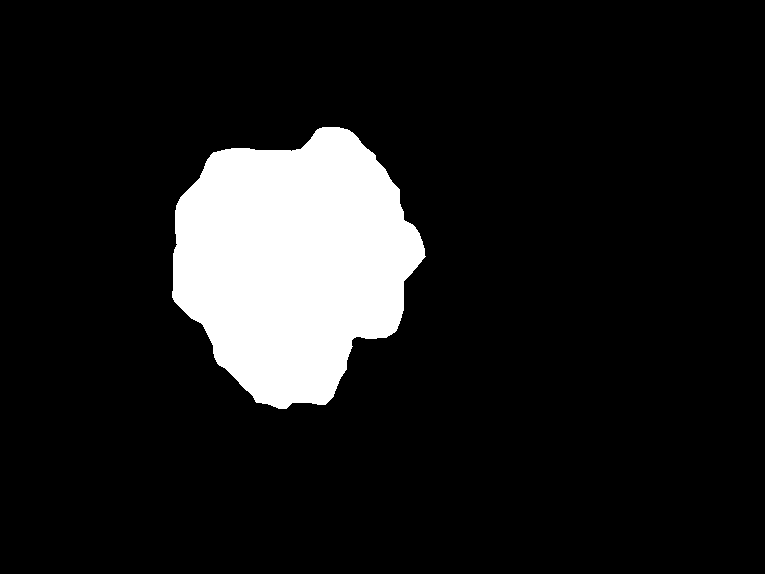
#> input picture openLab/a2.bmp, 765 x 574 px
$ python main.py
#> lines starting #> are read from the running program, lines starting #| are printed output that depends on the picture; after the words box and inside, x2 and y2 are one past the last pixel; in counts of white or black regions, pixels touching at a corner belong together
### openLab/Blob.py
import cv2 as cv
import numpy as np
import math as m


class Blob:
    # Area of a BLOB is the number of pixels the BLOB consists of.
    label = 0

    def __init__(self):
        Blob.label = Blob.label + 1
        self.eccentricity = 0
        self.ratio1 = 0  # MinorAxisLength / MajorAxisLength
        self.ratio2 = 0  # Perimeter / Area
        self.Label = Blob.label

    def extractfeature(self, image):
        res = image[:]
        ret, thresh = cv.threshold(res, 127, 255, 0)
        contours, hierarchy = cv.findContours(thresh, cv.RETR_TREE, cv.CHAIN_APPROX_NONE )  #(thresh, 1, 2)
        cnt = contours[0]
        area = cv.contourArea(cnt)
        perimeter = cv.arcLength(cnt, True)

        (x, y), radius = cv.minEnclosingCircle(cnt)
        center = (int(x), int(y))
        radius = int(radius)

        self.ratio2 = 2 * np.pi * radius / perimeter

        ellipse = cv.fitEllipse(cnt)
        (x, y), (Major, minor), angle = ellipse
        MA = max(Major, minor)
        ma = min(Major, minor)
        self.ratio1 = MA / ma
        a = MA/2
        b = ma/2
        c = m.sqrt(m.pow(a,2) - m.pow(b,2))
        e = c/a


        self.eccentricity = e

        return [area , perimeter, MA, ma, e]

    def features(self):
        return [self.eccentricity, self.ratio1, self.ratio2, self.Label]

    def findobjects(self, image, features):
        labels = []
        feat = np.array(features, float)
        res = image[:]
        ret, thresh = cv.threshold(res, 127, 255, 0)
        contours, hierarchy = cv.findContours(thresh, cv.RETR_TREE, cv.CHAIN_APPROX_NONE)  # (thresh, 1, 2)
        labels = []
        for cnt in contours:
            area = cv.contourArea(cnt)
            perimeter = cv.arcLength(cnt, True)

            (x, y), radius = cv.minEnclosingCircle(cnt)
            center = (int(x), int(y))
            radius = int(radius)

            self.ratio2 = 2 * np.pi * radius / perimeter

            ellipse = cv.fitEllipse(cnt)
            (x, y), (Major, minor), angle = ellipse
            MA = max(Major, minor)
            ma = min(Major, minor)
            self.ratio1 = MA / ma

            a = MA / 2
            b = ma / 2
            c = m.sqrt(m.pow(a, 2) - m.pow(b, 2))
            e = c / a
            self.eccentricity = e

            distancelist = []
            for i in feat:
                data = m.sqrt(m.pow(i[0] - self.eccentricity, 2))
                distancelist.append(data)
            # print(distancelist)
            # print(distancelist.index(min(distancelist)) + 1)
            labels.append(distancelist.index(min(distancelist)) + 1)
            distancelist.clear()
        for i in range(0, len(labels)):
            cv.drawContours(res, contours, i, labels[i]*50,41)
        cv.imwrite("res.png", res)
        return labels
    # WHAT IS BLOB
    # A Blob is a group of connected pixels in an image that share some common property ( E.g grayscale value ).
    # LINK: https://www.learnopencv.com/blob-detection-using-opencv-python-c/
    #       http://what-when-how.com/introduction-to-video-and-image-processing/blob-analysis-introduction-to-video-and-image-processing-part-1/
    #       https://www.mathsisfun.com/geometry/eccentricity.html
    #       https://docs.opencv.org/3.0-beta/modules/imgproc/doc/structural_analysis_and_shape_descriptors.html?highlight=connectedcomponents#connectedcomponents
    #       https://www.tutorialspoint.com/python3/python_classes_objects.htm
    #       https://docs.opencv.org/3.1.0/dd/d49/tutorial_py_contour_features.html
    #       https://opencv-python-tutroals.readthedocs.io/en/latest/py_tutorials/py_imgproc/py_contours/py_contour_properties/py_contour_properties.html
    #       https://stackoverflow.com/questions/39486869/how-to-fit-an-ellipse-contour-with-4-points

    # data = cv.connectedComponentsWithStats(image,connectivity=4)
    # data[number of components in image including background as 0, labeledImageArray, stats, centroids]
    # stats sequence: cv.CC_STAT_LEFT, cv.CC_STAT_TOP, cv.CC_STAT_WIDTH, cv.CC_STAT_HEIGHT, cv.CC_STAT_AREA, cv.CC_STAT_MAX
    # temp = data[2]
    # Blob.area = self.__Area = data[2][1][4]
    # return data

### openLab/main.py
import numpy as np
import cv2 as cv
import Blob as b
import csv as cs
import math as m


# arrytemp1 = cv.imread("a1.bmp", 0)
arrytemp2 = cv.imread("a2.bmp", 0)
#> arrytemp2: shape (574, 765); 11.4% white; 1 white region, box (x1, y1, x2, y2) and area: (172, 127, 426, 409) 49876
arrytemp3 = cv.imread("b2.bmp", 0)
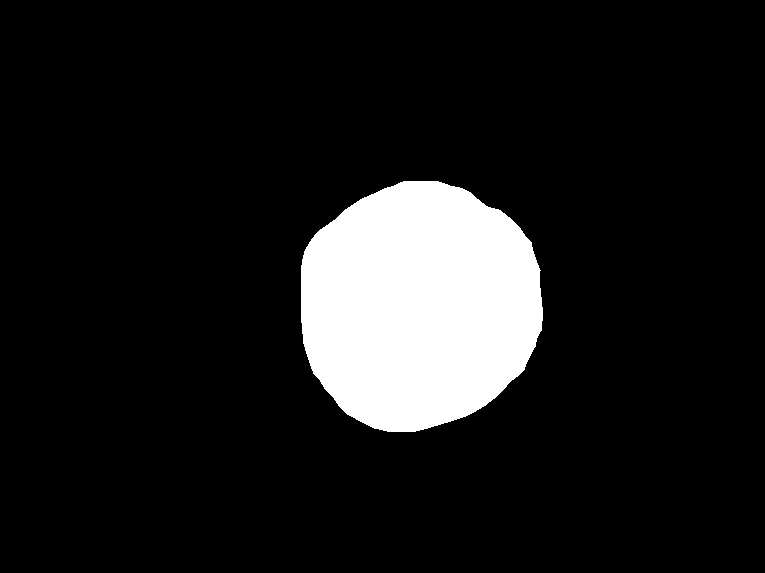
#> input picture openLab/b2.bmp, 765 x 573 px
#> arrytemp3: shape (573, 765); 11% white; 1 white region, box (x1, y1, x2, y2) and area: (301, 181, 543, 432) 48061
# arrytemp4 = cv.imread("a4.bmp", 0)
assignment = cv.imread("b3.bmp", 0)
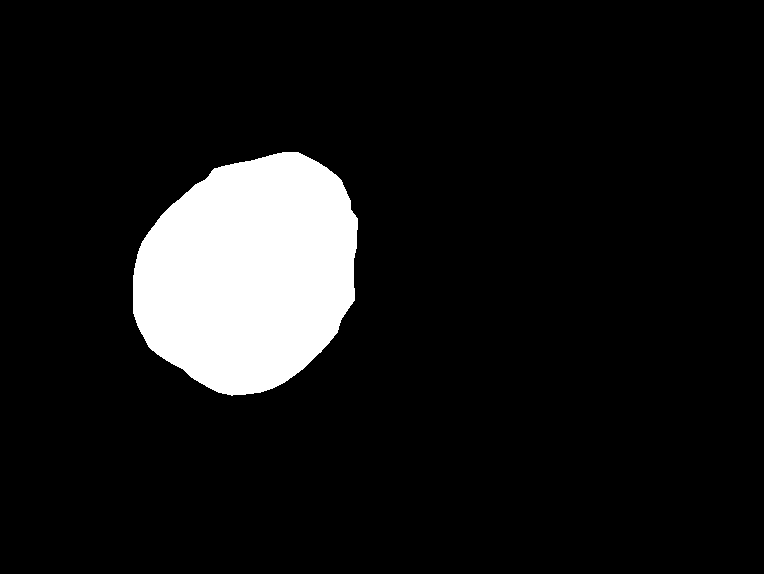
#> input picture openLab/b3.bmp, 764 x 574 px
#> assignment: shape (574, 764); 9.5% white; 1 white region

# obj1 = b.Blob()
obj2 = b.Blob()
obj3 = b.Blob()
# obj4 = b.Blob()
# data1 = obj1.extractfeature(arrytemp1)
data2 = obj2.extractfeature(arrytemp2)
#> in extractfeature, `contours, hierarchy = cv.findContours(thresh, cv.RETR_TREE, cv.CHAIN_A..`: contours = 1 contour; box (x1, y1, x2, y2) and area: (172, 127, 426, 409) 49484
#> in extractfeature, `cnt = contours[0]`: cnt = contour of 783 points, box (x1, y1, x2, y2) (172, 127, 426, 409), area 49484
#> in extractfeature, `area = cv.contourArea(cnt)`: area = 49483.5
#> in extractfeature, `perimeter = cv.arcLength(cnt, True)`: perimeter = 909.3
#> in extractfeature, `(x, y), radius = cv.minEnclosingCircle(cnt)`: x = 301.5; y = 265.8; radius = 144.1
#> in extractfeature, `center = (int(x), int(y))`: center = (301, 265)
#> in extractfeature, `radius = int(radius)`: radius = 144
#> in extractfeature, `self.ratio2 = 2 * np.pi * radius / perimeter`: self.ratio2 = 0.995
#> in extractfeature, `ellipse = cv.fitEllipse(cnt)`: ellipse = ((292.5, 261.7), (239.6, 269.7), 12.51)
#> in extractfeature, `(x, y), (Major, minor), angle = ellipse`: x = 292.5; y = 261.7; Major = 239.6; minor = 269.7; angle = 12.51
#> in extractfeature, `MA = max(Major, minor)`: MA = 269.7
#> in extractfeature, `ma = min(Major, minor)`: ma = 239.6
#> in extractfeature, `self.ratio1 = MA / ma`: self.ratio1 = 1.13
#> in extractfeature, `a = MA/2`: a = 134.8
#> in extractfeature, `b = ma/2`: b = 119.8
#> in extractfeature, `c = m.sqrt(m.pow(a,2) - m.pow(b,2))`: c = 61.91
#> in extractfeature, `e = c/a`: e = 0.459
#> data2 = [49483.5, 909.3, 269.7, 239.6, 0.459]
data3 = obj3.extractfeature(arrytemp3)
#> in extractfeature (call 2), `contours, hierarchy = cv.findContours(thresh, cv.RETR_TREE, cv.CHAIN_A..`: contours = 1 contour; box (x1, y1, x2, y2) and area: (301, 181, 543, 432) 47708
#> data3 = [47708, 820, 252, 241.6, 0.285]
# data4 = obj4.extractfeature(arrytemp4)
# array1 = obj1.features()
array2 = obj2.features()
#> array2 = [0.459, 1.13, 0.995, 1]
array3 = obj3.features()
#> array3 = [0.285, 1.04, 0.988, 2]
# array4 = obj4.features()

csvinputdata = [array2, array3]
#> csvinputdata = [[0.459, 1.13, 0.995, 1], [0.285, 1.04, 0.988, 2]]
with open('person.csv','w') as csvfile:
    writer=cs.writer(csvfile)
    writer.writerows(csvinputdata)
csvfile.close()

csvoutputdata = []
with open('person.csv', 'r') as csvFile:
    reader = cs.reader(csvFile)
    for row in reader:
        csvoutputdata.append(row)
csvFile.close()
print(csvoutputdata)

res = b.Blob()
resdata = res.findobjects(assignment,csvoutputdata)
#> in findobjects, `contours, hierarchy = cv.findContours(thresh, cv.RETR_TREE, cv.CHAIN_A..`: contours = 1 contour; box (x1, y1, x2, y2) and area: (133, 152, 358, 396) 41336
#> the loop in findobjects, `for cnt in contours:` made 1 pass
#> (area, perimeter, radius, center, self.ratio2, ellipse) on pass 1: (41335.5, 772.6, 127, (249, 268), 1.03, ((247.9, 273.2), (209.6, 252.8), 36.33))
#> after the loop in findobjects, `for cnt in contours:`: labels = [1]
#> the loop in findobjects, `for i in range(0, len(labels)):` made 1 pass
#> after the loop in findobjects, `for i in range(0, len(labels)):`:
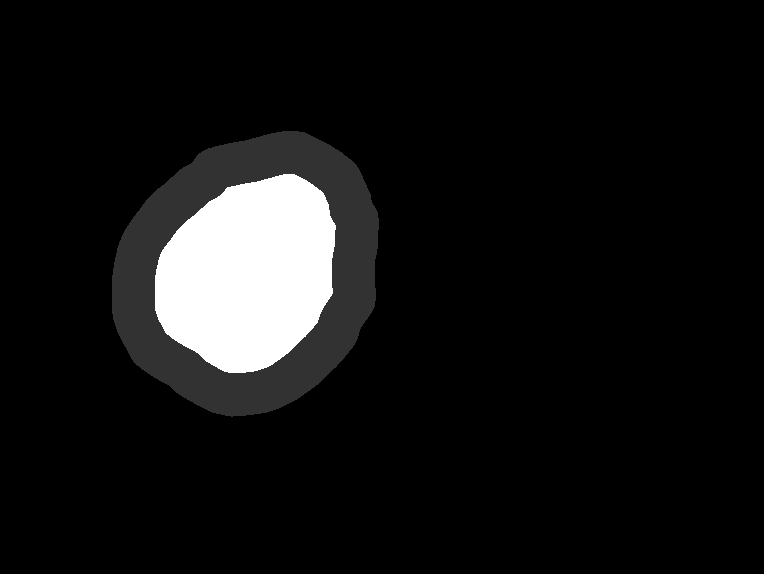
#> res: shape (574, 764); min 0, max 255, mean 19.3
#> resdata = [1]
print(resdata)
#| [1]
